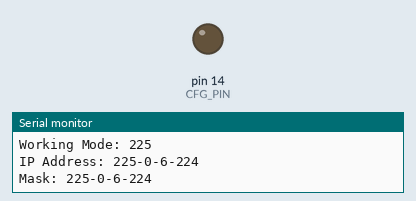
Recording of a sketch running on a simulated Arduino Mega 2560, built with avr-gcc and run on an emulated ATmega2560. Parts: output pins drawn as LEDs (lit = HIGH), the last lines printed to the serial monitor. Pins used as bus, display or sensor lines are not drawn.

Above: at 5.9 s.
At 9.53 s:
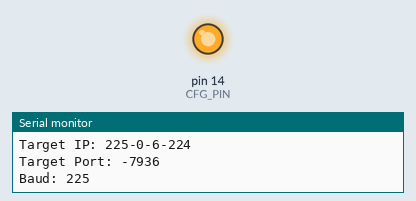
Timing chart, 0 to 11.7 s (numbered marks = the images above):
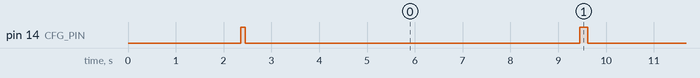

Measured:
- by itself, pin 14 (CFG_PIN): alternates HIGH for 0.16 s and LOW for 7.0 s

The sketch:

RSX2023_ETH_CONFIGURE.ino
```cpp
// Teensy 4.1 Config
const int BAUD_RATE = 9600;
const bool DEBUG = true;

// Ethernet Config
#include "RSX_CH9121_ETH.h"

// Main Function
void setup()
{
  if (DEBUG)
    Serial.begin(BAUD_RATE);
  eth_begin(DEBUG);
}

void loop()
{
  String message = "Bruhhhhhhh";
  eth_send_message(DEBUG, message);

  if (DEBUG)
  {
    Serial.println("Message: " + eth_receive_message(DEBUG));
    eth_debug();
  }
  delay(100);
}
```

RSX_CH9121_ETH.cpp
```cpp
#include "RSX_CH9121_ETH.h"
#include "Arduino.h"

#define SERIAL_ETH Serial1
const int CFG_PIN = 14;
const int RESET_PIN = 15;
const int RSTI_PIN = 16;

// Transmit Data
unsigned char CH9121_Mode = 3;                            // 0:TCP_SERVER  1:TCP_CLIENT 2:UDP_SERVER 3:UDP_CLIENT
unsigned char CH9121_LOCAL_IP[4] = {192, 168, 1, 100};    // LOCAL IP
unsigned char CH9121_GATEWAY[4] = {169, 254, 88, 1};      // GATEWAY
unsigned char CH9121_SUBNET_MASK[4] = {255, 255, 255, 0}; // SUBNET MASK
unsigned char CH9121_TARGET_IP[4] = {192, 168, 1, 200};   // TARGET_IP
unsigned char CH9121_Random_port = 0;                     // Random port    1:on   0:off
short unsigned int CH9121_PORT1 = 4369;                   // LOCAL PORT1
short unsigned int CH9121_TARGET_PORT = 4369;             // TARGET PORT
long unsigned int CH9121_BAUD_RATE = 9600;                // BAUD RATE

// Receive Data
// unsigned char CH9121_Mode = 2;                               //0:TCP_SERVER  1:TCP_CLIENT 2:UDP_SERVER 3:UDP_CLIENT
// unsigned char CH9121_LOCAL_IP[4] = { 192, 168, 1, 200 };     // LOCAL IP
// unsigned char CH9121_GATEWAY[4] = { 169, 254, 88, 1 };       // GATEWAY
// unsigned char CH9121_SUBNET_MASK[4] = { 255, 255, 255, 0 };  // SUBNET MASK
// unsigned char CH9121_TARGET_IP[4] = { 192, 168, 1, 100 };    // TARGET_IP
// unsigned char CH9121_Random_port = 0;                        //Random port    1:on   0:off
// short unsigned int CH9121_PORT1 = 4369;                      // LOCAL PORT1
// short unsigned int CH9121_TARGET_PORT = 4369;                // TARGET PORT
// long unsigned int CH9121_BAUD_RATE = 9600;                   // BAUD RATE

#define Mode1 0x10               // Port 1: Setup Mode   0x00:TCP Server 0x01:TCP Client 0x02:UDP Server 0x03:UDP Client
#define LOCAL_IP 0x11            // Local IP
#define SUBNET_MASK 0x12         // Subnet Mask
#define GATEWAY 0x13             // Gateway
#define LOCAL_PORT1 0X14         // Port 1:Local Port
#define TARGET_IP1 0x15          // Port 1:Target IP
#define TARGET_PORT1 0x16        // Port 1:Target Port
#define PORT_RANDOM_ENABLE1 0x17 // Port 1:Port Random Enable
#define UART1_BAUD1 0x21         // Port 1:Baud rate of serial port 1

//#define ON_OFF_UART2 0X39         //Port 2: Enable/disable port 2
//#define Mode2 0x40                //Port 2: Setup Mode   0x00:TCP Server 0x01:TCP Client 0x02:UDP Server 0x03:UDP Client
//#define LOCAL_PORT2 0X41          //Port 2:Local Port
//#define TARGET_IP2 0x42           //Port 2:Target IP
//#define TARGET_PORT2 0x43         //Port 2:Target Port
//#define UART1_BAUD2 0x44          //Port 2:Baud rate of serial port 2
//#define PORT_RANDOM_ENABLE2 0x17  //Port 2:Port Random Enable.

/**************** DO NOT CHANGE BELOW ******************/
char tx[8] = {0x57, 0xAB};

/******************************************************************************
 function:  Send four bytes
 parameter:
   data: parameter
   command: command code
 Info:  Set mode, enable port, clear serial port, switch DHCP, switch port 2
******************************************************************************/
void CH9121_TX_4_bytes(unsigned char data, int command)
{
  for (int i = 2; i < 4; i++)
  {
    if (i == 2)
      tx[i] = command;
    else
      tx[i] = data;
  }
  delay(10);
  for (int o = 0; o < 4; o++)
    SERIAL_ETH.write(tx[o]);
  delay(10);
  for (int i = 2; i < 4; i++)
    tx[i] = 0;
}

/******************************************************************************
 function:  Send five bytes
 parameter:
   data: parameter
   command: command code
 Info:  Set the local port and target port
******************************************************************************/
void CH9121_TX_5_bytes(short unsigned int data, int command)
{
  unsigned char Port[2];
  Port[0] = data & 0xff;
  Port[1] = data >> 8;
  for (int i = 2; i < 5; i++)
  {
    if (i == 2)
      tx[i] = command;
    else
      tx[i] = Port[i - 3];
  }
  delay(10);
  for (int o = 0; o < 5; o++)
  {
    SERIAL_ETH.write(tx[o]);
  }
  delay(10);
  for (int i = 2; i < 5; i++)
    tx[i] = 0;
}
/******************************************************************************
 function: Send seven bytes
 parameter:
   data: parameter
   command: command code
 Info:  Set the IP address, subnet mask, gateway,
******************************************************************************/
void CH9121_TX_7_bytes(unsigned char data[], int command)
{
  for (int i = 2; i < 7; i++)
  {
    if (i == 2)
      tx[i] = command;
    else
      tx[i] = data[i - 3];
  }
  delay(10);
  for (int o = 0; o < 7; o++)
    SERIAL_ETH.write(tx[o]);
  delay(10);
  for (int i = 2; i < 7; i++)
    tx[i] = 0;
}

/******************************************************************************
 function: CH9121_TX_BAUD
 parameter:
   data: parameter
   command: command code
 Info:  Set baud rate
******************************************************************************/
void CH9121_TX_BAUD(long unsigned int data, int command)
{
  unsigned char Port[4];
  Port[0] = (data & 0xff);
  Port[1] = (data >> 8) & 0xff;
  Port[2] = (data >> 16) & 0xff;
  Port[3] = data >> 24;

  for (int i = 2; i < 7; i++)
  {
    if (i == 2)
      tx[i] = command;
    else
      tx[i] = Port[i - 3];
  }
  delay(10);
  for (int o = 0; o < 7; o++)
    SERIAL_ETH.write(tx[o]);
  delay(10);
  for (int i = 2; i < 7; i++)
    tx[i] = 0;
}

/******************************************************************************
 function: CH9121_Eed
 parameter:
 Info:  Updating configuration Parameters
******************************************************************************/
void CH9121_Eed()
{
  tx[2] = 0x0d;
  for (int o = 0; o < 3; o++)
    SERIAL_ETH.write(tx[o]);
  delay(100);
  tx[2] = 0x0e;
  for (int o = 0; o < 3; o++)
    SERIAL_ETH.write(tx[o]);
  delay(100);
  tx[2] = 0x5e;
  for (int o = 0; o < 3; o++)
    SERIAL_ETH.write(tx[o]);
}

void eth_begin(bool debug)
{
  pinMode(RSTI_PIN, OUTPUT);
  pinMode(RESET_PIN, OUTPUT);
  digitalWrite(RSTI_PIN, HIGH);
  digitalWrite(RESET_PIN, HIGH);
  if (debug)
    Serial.println("Ethernet setup begin.");
  SERIAL_ETH.begin(9600);

  pinMode(CFG_PIN, OUTPUT);
  digitalWrite(CFG_PIN, LOW);

  if (debug)
    Serial.println("Begin configuration.");
  delay(100);
  CH9121_TX_4_bytes(CH9121_Mode, Mode1); // Mode
  if (debug)
    Serial.println("Mode set.");
  delay(100);
  CH9121_TX_7_bytes(CH9121_LOCAL_IP, LOCAL_IP); // LOCALIP
  if (debug)
    Serial.println("Local IP set.");
  delay(100);
  CH9121_TX_7_bytes(CH9121_SUBNET_MASK, SUBNET_MASK); // SUBNET MASK
  if (debug)
    Serial.println("Subnet mask set.");
  delay(100);
  CH9121_TX_7_bytes(CH9121_GATEWAY, GATEWAY); // GATEWAY
  if (debug)
    Serial.println("Gateway set.");
  delay(100);
  CH9121_TX_7_bytes(CH9121_TARGET_IP, TARGET_IP1); // TARGET IP
  if (debug)
    Serial.println("Target IP set.");
  delay(100);
  CH9121_TX_5_bytes(CH9121_PORT1, LOCAL_PORT1); // Local port
  if (debug)
    Serial.println("Local port set.");
  delay(100);
  if (debug)
    Serial.println("Begin target port.");
  CH9121_TX_5_bytes(CH9121_TARGET_PORT, TARGET_PORT1); // Target Port
  if (debug)
    Serial.println("Target port set.");
  delay(100);
  CH9121_TX_BAUD(CH9121_BAUD_RATE, UART1_BAUD1); // Port 1 baud rate
  if (debug)
    Serial.println("Baud set.");
  delay(100);
  CH9121_Eed();

  delay(100);
  char trash[20];
  SERIAL_ETH.readBytes(trash, 20);
  digitalWrite(CFG_PIN, HIGH);
  if (debug)
    Serial.println("Ethernet setup completed.");
}

void eth_send_message(bool debug, String &message)
{
  if (debug)
    Serial.println("Begin send message.");
  if (eth_availableForWrite() > 0)
  {
    SERIAL_ETH.print(message);
  }
  else if (debug)
    SERIAL_ETH.println("No room for write.");
  if (debug)
    Serial.println("Send message complete.");
}

String eth_receive_message(bool debug)
{
  if (debug)
    Serial.println("Begin receive message.");
  String message = "";
  if ((eth_available() == 0) & debug)
    Serial.println("Nothing to read.");
  else
    message = SERIAL_ETH.readString();
  if (debug)
    Serial.println("Recieve message complete.");
  return message;
}

int eth_available()
{
  return SERIAL_ETH.available();
}

int eth_availableForWrite()
{
  return SERIAL_ETH.availableForWrite();
}

void send_command(int command)
{
  SERIAL_ETH.write(0x57);
  SERIAL_ETH.write(0xAB);
  SERIAL_ETH.write(command);
}

void eth_debug()
{
  byte bytes[4];
  digitalWrite(CFG_PIN, LOW);
  send_command(0x60); // Get Working Mode
  SERIAL_ETH.readBytes(bytes, 1);
  Serial.print("Working Mode: ");
  Serial.println(bytes[0], DEC);
  send_command(0x61); // Get IP Address
  SERIAL_ETH.readBytes(bytes, 4);
  Serial.print("IP Address: ");
  Serial.print(bytes[0], DEC);
  Serial.print("-");
  Serial.print(bytes[1], DEC);
  Serial.print("-");
  Serial.print(bytes[2], DEC);
  Serial.print("-");
  Serial.println(bytes[3], DEC);
  send_command(0x62); // Get Mask
  SERIAL_ETH.readBytes(bytes, 4);
  Serial.print("Mask: ");
  Serial.print(bytes[0], DEC);
  Serial.print("-");
  Serial.print(bytes[1], DEC);
  Serial.print("-");
  Serial.print(bytes[2], DEC);
  Serial.print("-");
  Serial.println(bytes[3], DEC);
  send_command(0x64); // Get Local Port
  SERIAL_ETH.readBytes(bytes, 2);
  Serial.print("Local Port: ");
  int temp = (bytes[0] << 8) + bytes[1];
  Serial.println(String(temp));
  send_command(0x65); // Get Target IP
  SERIAL_ETH.readBytes(bytes, 4);
  Serial.print("Target IP: ");
  Serial.print(bytes[0], DEC);
  Serial.print("-");
  Serial.print(bytes[1], DEC);
  Serial.print("-");
  Serial.print(bytes[2], DEC);
  Serial.print("-");
  Serial.println(bytes[3], DEC);
  send_command(0x66); // Get Target Port
  SERIAL_ETH.readBytes(bytes, 2);
  Serial.print("Target Port: ");
  temp = (bytes[0] << 8) + bytes[1];
  Serial.println(String(temp));
  send_command(0x71); // Get Target Port
  SERIAL_ETH.readBytes(bytes, 4);
  Serial.print("Baud: ");
  temp = (bytes[3] << 24) + (bytes[2] << 16) + (bytes[1] << 8) + bytes[0];
  Serial.println(String(temp));
  digitalWrite(CFG_PIN, HIGH);
}
```

RSX_CH9121_ETH.h
```cpp
#ifndef RSX_CH9121_ETH
#define RSX_CH9121_ETH

#include "Arduino.h"

/*
The ethernet chip used in this application is the "Network and UART Transparent Transmission Chip CH9121"
Datasheet: https://www.waveshare.com/w/upload/a/a9/CH9121DS1.PDF or in GitHub repo
Commands: https://www.waveshare.com/w/upload/e/ef/CH9121_SPCC.pdf or in GitHub repo
*/

void eth_begin(bool debug);
void eth_send_message(bool debug, String &message);
String eth_receive_message(bool debug);
int eth_available();
int eth_availableForWrite();
void eth_debug();

#endif
```
